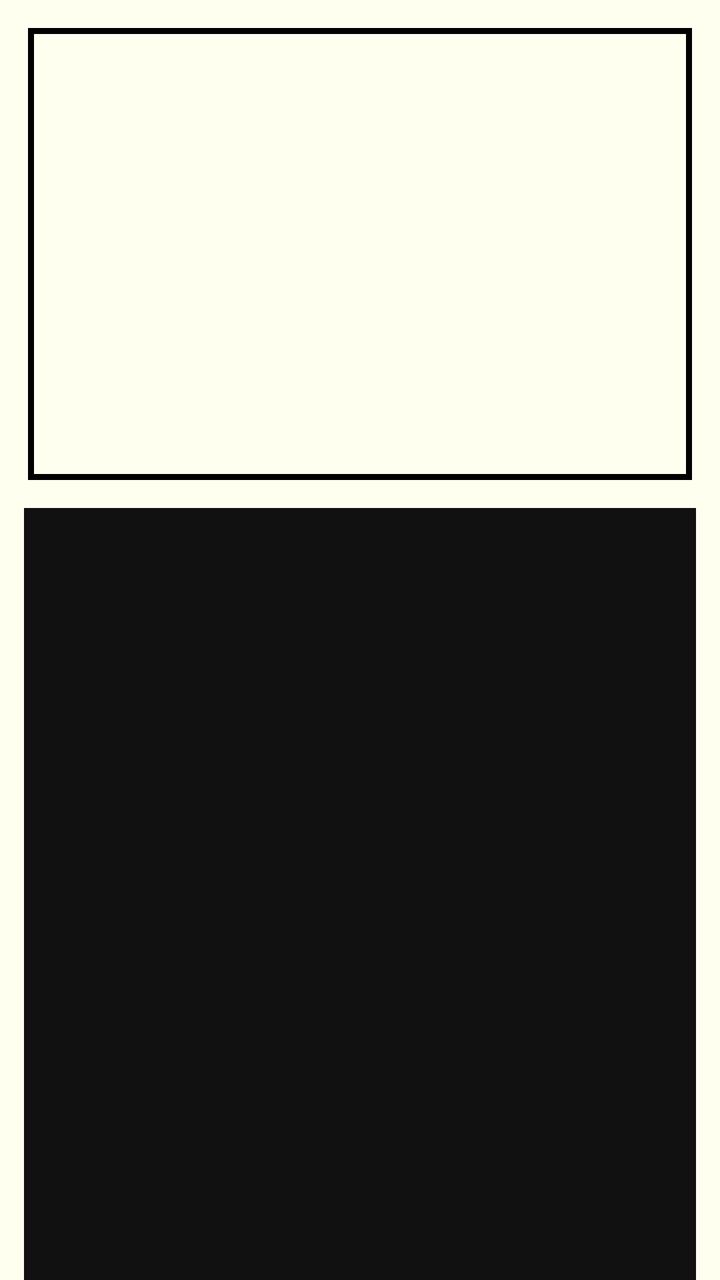
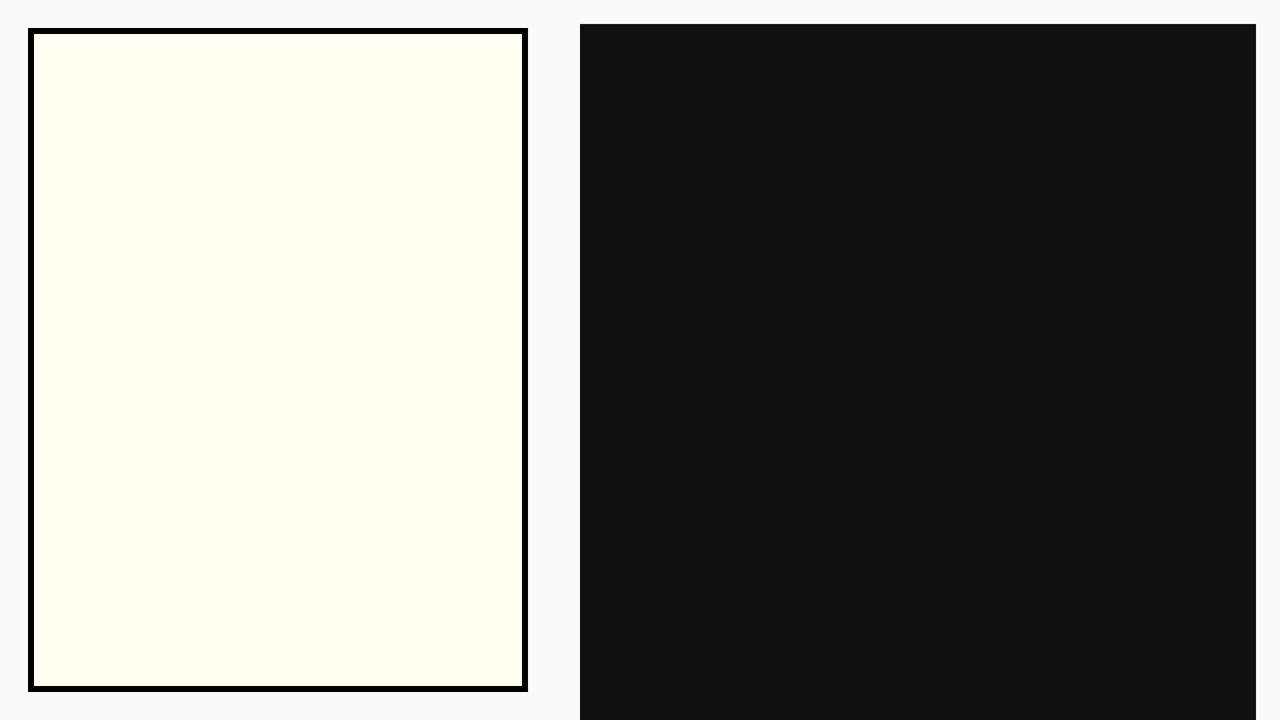

An Android layout and its configuration variant, each rendered on a device that would load it. The default file and the variant file are quoted in full after the pictures.
<!-- AndroidManifest.xml: application theme Theme.AppCompat.Light.DarkActionBar -->
<!-- res/layout/fragment_fex_detail.xml -->
<RelativeLayout xmlns:android="http://schemas.android.com/apk/res/android"
    xmlns:tools="http://schemas.android.com/tools"
    android:id="@+id/fragment_fex_detail_layout"
    android:layout_width="match_parent"
    android:layout_height="match_parent"
    android:background="#fffff0" >

    <LinearLayout
        android:id="@+id/wrapper_image"
        android:layout_width="match_parent"
        android:layout_height="wrap_content"
        android:layout_alignParentRight="true"
        android:orientation="vertical"
        android:padding="14dp" >

        <LinearLayout
            android:id="@+id/wrapper2_image"
            android:layout_width="match_parent"
            android:layout_height="wrap_content"
            android:layout_weight="2.82"
            android:background="#000000"
            android:padding="3dp" >

            <ImageView
                android:id="@+id/imageview"
                android:layout_width="match_parent"
                android:layout_height="220dp"
                android:background="#fffff0"
                android:padding="20dp"
                android:src="@drawable/ic_launcher" />

        </LinearLayout>
    </LinearLayout>

    <RelativeLayout
        android:layout_width="match_parent"
        android:layout_height="wrap_content"
        android:layout_alignParentBottom="true"
        android:layout_alignParentLeft="true"
        android:layout_below="@+id/wrapper_image"
        android:paddingLeft="12dp"
        android:paddingRight="12dp" >

        <ListView
            android:id="@+id/list"
            android:layout_width="fill_parent"
            android:layout_height="match_parent"
            android:layout_alignParentBottom="true"
            android:background="@color/text_color_table"
            android:divider="@color/text_color_table"
            android:dividerHeight="1dp"
            android:footerDividersEnabled="false"
            android:headerDividersEnabled="false"
            android:listSelector="@drawable/listview_element_selector"
            android:paddingLeft="4dp"
            android:paddingRight="4dp"
            android:paddingTop="4dp" >
        </ListView>
    </RelativeLayout>

</RelativeLayout>
<!-- resources referenced by this layout -->
<resources>
  <color name="text_color_table">#111111</color>
</resources>
<!-- res/layout-land/fragment_fex_detail.xml (the author's variant of the layout above) -->
<!-- drawn on the phone turned sideways -->
<RelativeLayout xmlns:android="http://schemas.android.com/apk/res/android"
    xmlns:tools="http://schemas.android.com/tools"
    android:id="@+id/fragment_fex_detail_layout"
    android:layout_width="match_parent"
    android:layout_height="match_parent" >

    <LinearLayout
        android:id="@+id/wrapper_image"
        android:layout_width="wrap_content"
        android:layout_height="200dp"
        android:layout_alignParentBottom="true"
        android:layout_alignParentTop="true"
        android:orientation="vertical"
        android:padding="14dp" >

        <LinearLayout
            android:id="@+id/wrapper2_image"
            android:layout_width="250dp"
            android:layout_height="match_parent"
            android:background="#000000"
            android:padding="3dp" >

            <ImageView
                android:id="@+id/imageview"
                android:layout_width="match_parent"
                android:layout_height="match_parent"
                android:background="#fffff0"
                android:padding="20dp"
                android:src="@drawable/ic_launcher" />
        </LinearLayout>
    </LinearLayout>

    <RelativeLayout
        android:layout_width="match_parent"
        android:layout_height="wrap_content"
        android:layout_alignParentBottom="true"
        android:layout_toRightOf="@+id/wrapper_image"
        android:paddingLeft="12dp"
        android:paddingRight="12dp"
        android:paddingTop="12dp" >

        <ListView
            android:id="@+id/list"
            android:layout_width="fill_parent"
            android:layout_height="88dp"
            android:layout_alignParentBottom="true"
            android:layout_alignParentTop="true"
            android:background="@color/text_color_table"
            android:divider="@color/text_color_table"
            android:dividerHeight="1dp"
            android:footerDividersEnabled="false"
            android:headerDividersEnabled="false"
            android:listSelector="@drawable/listview_element_selector"
            android:paddingLeft="4dp"
            android:paddingRight="4dp"
            android:paddingTop="4dp" >

        </ListView>
    </RelativeLayout>

</RelativeLayout>
